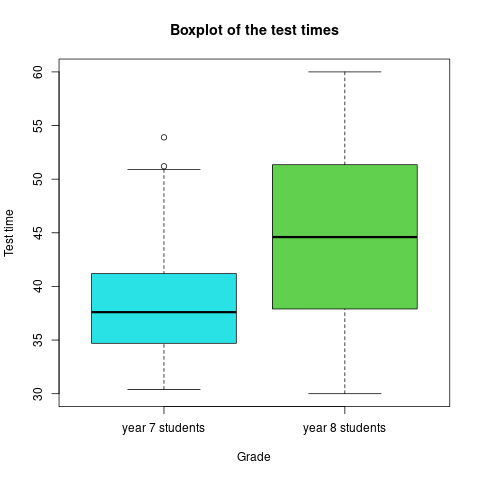

Recreate this plot in R.
# Load Data
AssignmentData <- load("AssignmentData")
# Load Q1.df
data <- eval(parse(text = AssignmentData[1]))
# x's name
name = c("year 7 students","year 8 students")
# File name of the figure.
png(file = "1-a.png")
# Plot
boxplot(data, xlab="Grade", ylab="Test time", names=name, plot = TRUE, col=c(5,3), main="Boxplot of the test times")